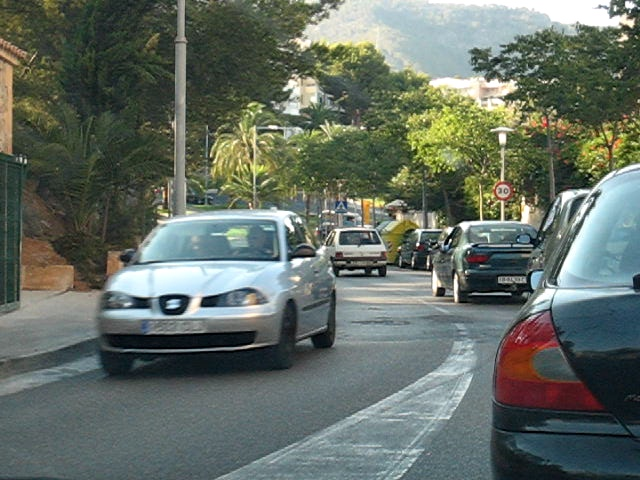
%> input picture w02_data/car1.jpg, 640 x 480 px
$ octave myWave.m   (GNU Octave 9; MATLAB toolbox functions it lacks are replaced by stand-ins)
%> lines starting %> are read from the running program, lines starting %| are printed output that depends on the picture
clc;
clear all;
close all;
clear;

%读取图像
im=imread('car1.jpg');
%> im is the input picture: size 480x640x3 uint8; mean R, G, B 100, 109.5, 100.4
%灰度化
im=rgb2gray(im);
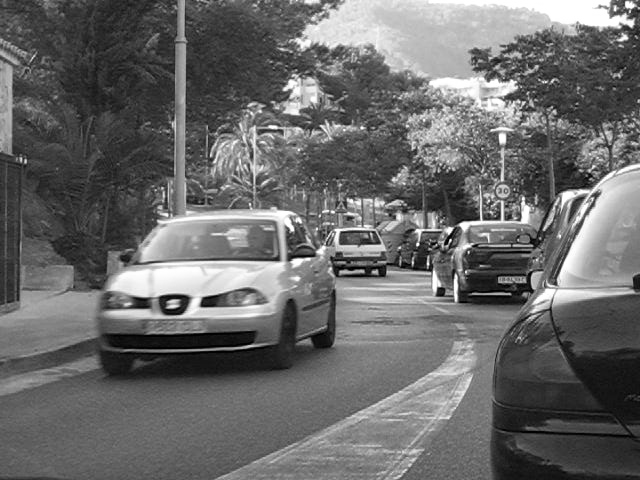
%> im: size 480x640 uint8; min 0, max 255, mean 105.6
%2*2网格显示图像第一幅
subplot(221); imshow(im);
title('原图像');
%对图像用双正交小波进行层小波分解
[c,s]=wavedec2(im,2,'bior3.7');
%> s = [131 171; 131 171; 247 327; 480 640]
%提取小波分解结构中的一层的低频系数和高频系数
cal=appcoef2(c,s,'bior3.7',1);
ch1=detcoef2('h',c,s,1);      %水平方向
cv1=detcoef2('v',c,s,1);      %垂直方向
cd1=detcoef2('d',c,s,1);      %斜线方向
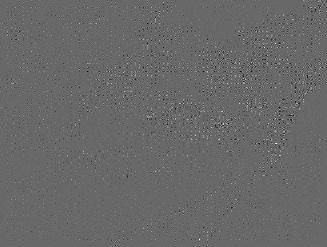
%> cd1: size 247x327 double; min -13.75, max 19.78, mean 0.00384; drawn with min black and max white

%各频率成份重构
a1=wrcoef2('a',c,s,'bior3.7',1);
h1=wrcoef2('h',c,s,'bior3.7',1);
v1=wrcoef2('v',c,s,'bior3.7',1);
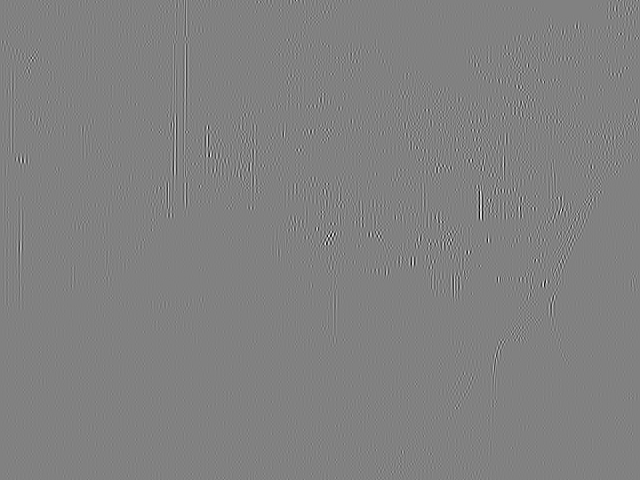
%> v1: size 480x640 double; min -65.68, max 63.74, mean 0; drawn with min black and max white
d1=wrcoef2('d',c,s,'bior3.7',1);
c1=[a1,h1;v1,d1];
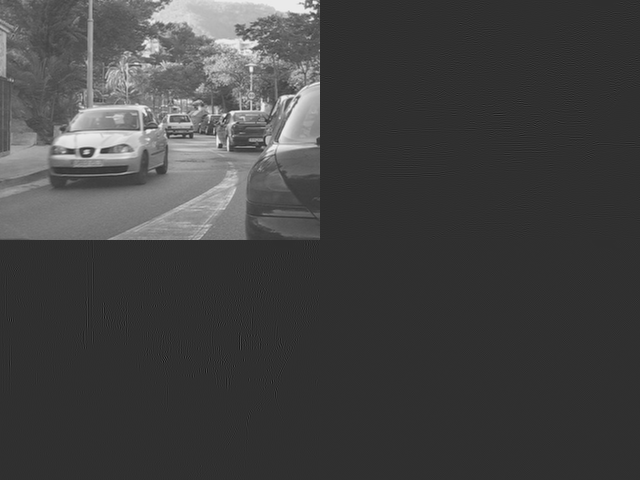
%> c1: size 960x1280 double (shown at 1/2 size); min -65.68, max 283.3, mean 26.4; drawn with min black and max white
subplot(222),imshow(c1,[]);
title ('分解后低频和高频信息');

%进行图像压缩
%保留小波分解第一层低频信息
%首先对第一层信息进行量化编码
ca1=appcoef2(c,s,'bior3.7',1);
ca1=wcodemat(ca1,440,'mat',0);
%改变图像高度并显示
ca1=0.5*ca1;
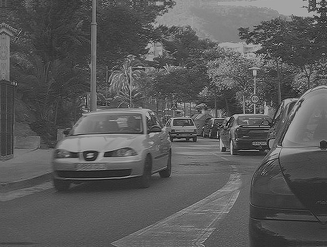
%> ca1: size 247x327 double; min 0.5, max 220, mean 90.4
subplot(223);imshow(cal,[]);
title('第一次压缩图像');

%保留小波分解第二层低频信息进行压缩
ca2=appcoef2(c,s,'bior3.7',2);
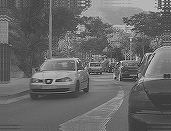
%> ca2: size 131x171 double; min -391.6, max 1591.1, mean 422.7; drawn with min black and max white
%首先对第二层信息进行量化编码
ca2=wcodemat(ca2,440,'mat',0);
%改变图像高度并显示
ca2=0.25*ca2;
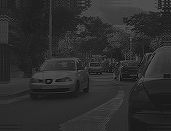
%> ca2: size 131x171 double; min 0.25, max 110, mean 45.3
subplot(224);imshow(ca2,[]);
title('第二次压缩图像');

$ run again, with w02_data/scene1.jpg copied over w02_data/car1.jpg
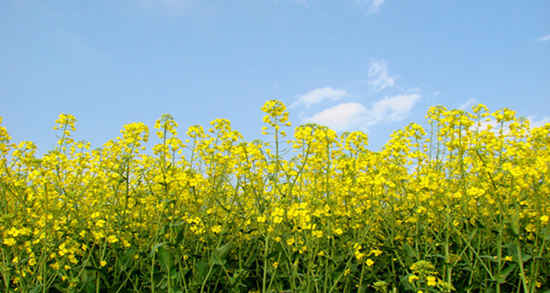
%> input picture w02_data/scene1.jpg, 550 x 293 px
%> im is the input picture: size 293x550x3 uint8; mean R, G, B 143.1, 165.1, 123.8
%> `im=rgb2gray(im);`:
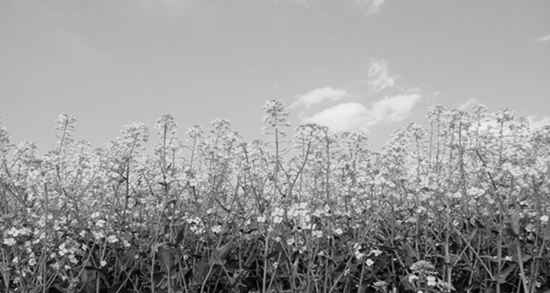
%> im: size 293x550 uint8; min 0, max 252, mean 153.8
%> s = [84 148; 84 148; 154 282; 293 550]
%> `ca2=0.25*ca2;`:
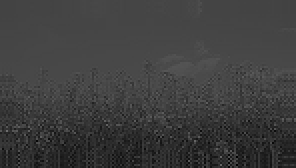
%> ca2: size 84x148 double (shown 2 times larger); min 0.25, max 110, mean 62.1
